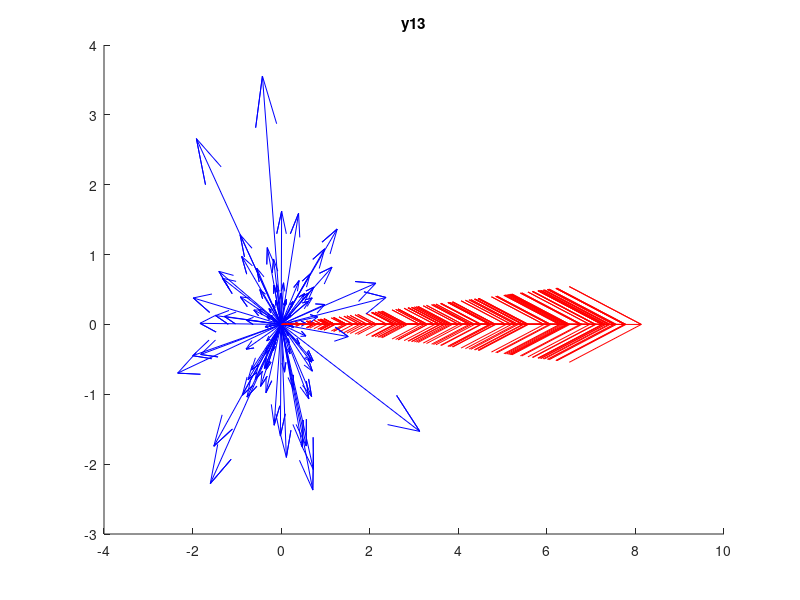
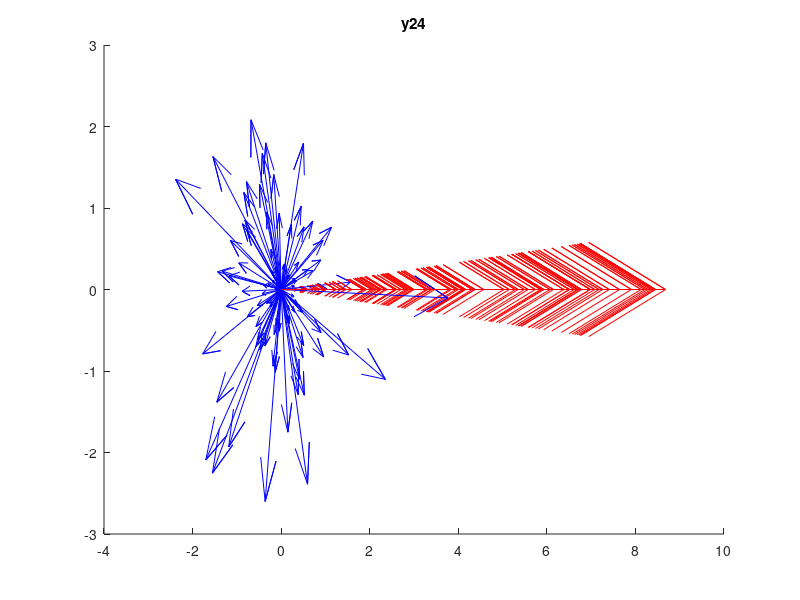
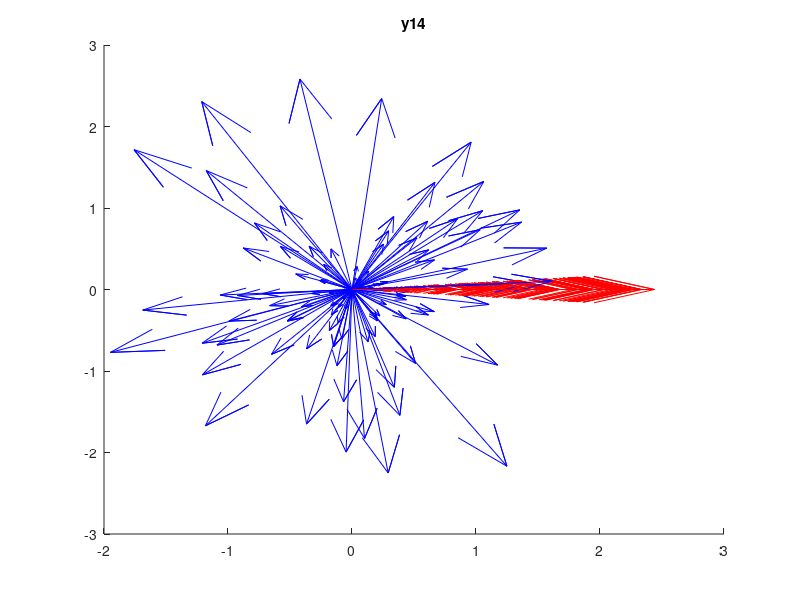
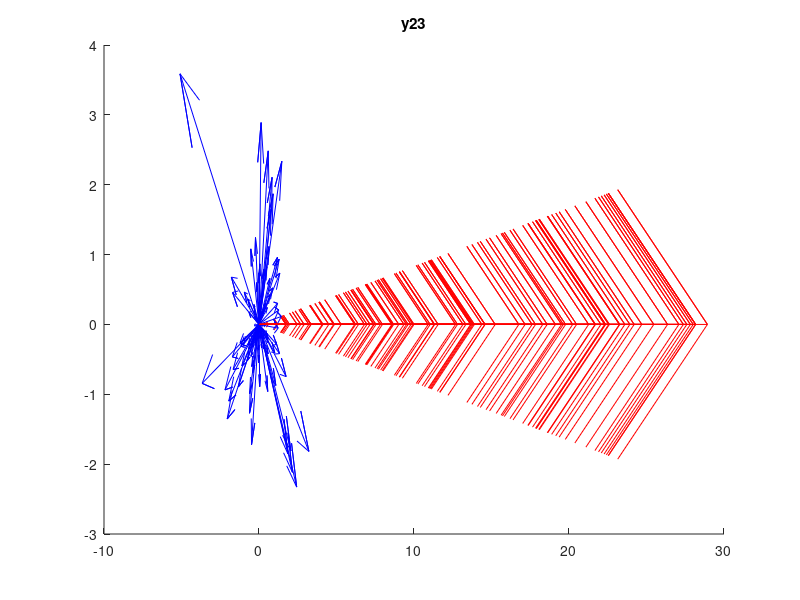

The MATLAB source for these figures, in order:
clear all;clc;close all;
gama=0.3;snr=1;r=1./sqrt(snr);

N=100;
y13=0;y24=0;y14=0;y23=0;
mu=0;sigma=sqrt(0.5);
signal13=0;signal24=0;signal14=0;signal23=0;
noise13=0;
coef1=sqrt(1-gama^2);
for i=1:N
    
    a1=complex(normrnd(mu,sigma),normrnd(mu,sigma));
    d2=complex(normrnd(mu,sigma),normrnd(mu,sigma));
    d3=complex(normrnd(mu,sigma),normrnd(mu,sigma));
    d4=complex(normrnd(mu,sigma),normrnd(mu,sigma));
    n1=complex(normrnd(mu,sigma),normrnd(mu,sigma));
    n2=complex(normrnd(mu,sigma),normrnd(mu,sigma));
    n3=complex(normrnd(mu,sigma),normrnd(mu,sigma));
    n4=complex(normrnd(mu,sigma),normrnd(mu,sigma));

    
    noise=a1*(coef1*(gama*conj(d2)+conj(d3))+r*conj(n3))+r*n1*gama^2*conj(a1);
    noise13=noise13+noise;
    signal13=signal13+gama^2*abs(a1)^2;
    y13=y13+gama^2*abs(a1)^2+noise;
    
    figure(1);hold on;compass(signal13,0,'r');compass(real(noise),imag(noise));title('y13')
    
    a2=gama*a1+coef1*d2;
    noise=a2*(coef1*(gama*conj(d3)+conj(d4))+r*conj(n4))+r*n2*gama^2*conj(a2);
    signal24=signal24+gama^2*abs(a2)^2;
    y24=y24+gama^2*abs(a2)^2+noise;
    figure(2);hold on;compass(signal24,0,'r');compass(real(noise),imag(noise));title('y24')
    
    noise=a1*(coef1*(gama^2*conj(d2)+gama*conj(d3)+conj(d4))+r*conj(n4))+r*n1*gama^3*conj(a1);
    signal14=signal14+gama^3*abs(a1)^2;   
    y14=y14+gama^3*abs(a1)^2+noise;
    figure(3);hold on;compass(signal14,0,'r');compass(real(noise),imag(noise));title('y14')
    
    noise=a2*(coef1*conj(d3)+r*conj(n3))+r*n2*gama*conj(a2);
    signal23=signal23+gama*abs(a2)^2;
    y23=y23+gama*abs(a2)^2+noise;
    figure(4);hold on;compass(signal23,0,'r');compass(real(noise),imag(noise));title('y23')
end
hold off;
figure(5);hold on;
compass(real(y14),imag(y14),'r');
compass(real(y24),imag(y24),'b');
compass(real(y13),imag(y13),'y');
compass(real(y23),imag(y23),'k');
hold off;
legend('y14','y24','y13','y23')
angle_13=angle(y13);
angle_24=angle(y24);
(angle_13+angle_24)/2
 angle_14=angle(y14);
 angle_23=angle(y23);
 (angle_13+angle_24+angle_14+angle_23)/4